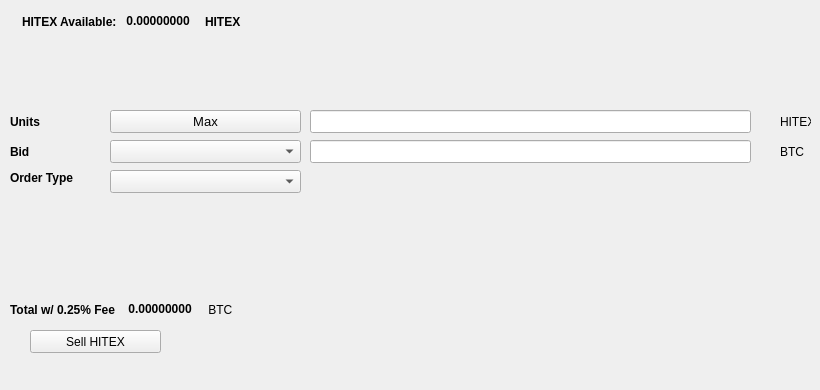
   <widget class="QWidget" name="SellTab">
    <attribute name="title">
     <string>Sell</string>
    </attribute>
    <widget class="QLabel" name="label_16">
     <property name="geometry">
      <rect>
       <x>780</x>
       <y>140</y>
       <width>31</width>
       <height>23</height>
      </rect>
     </property>
     <property name="text">
      <string>BTC</string>
     </property>
    </widget>
    <widget class="QComboBox" name="SellBidcomboBox">
     <property name="geometry">
      <rect>
       <x>110</x>
       <y>140</y>
       <width>191</width>
       <height>23</height>
      </rect>
     </property>
     <property name="font">
      <font>
       <pointsize>10</pointsize>
      </font>
     </property>
    </widget>
    <widget class="QLabel" name="label_18">
     <property name="geometry">
      <rect>
       <x>10</x>
       <y>110</y>
       <width>46</width>
       <height>23</height>
      </rect>
     </property>
     <property name="font">
      <font>
       <weight>75</weight>
       <bold>true</bold>
      </font>
     </property>
     <property name="text">
      <string>Units</string>
     </property>
    </widget>
    <widget class="QPushButton" name="Sell_Max_Amount">
     <property name="geometry">
      <rect>
       <x>110</x>
       <y>110</y>
       <width>191</width>
       <height>23</height>
      </rect>
     </property>
     <property name="font">
      <font>
       <pointsize>10</pointsize>
      </font>
     </property>
     <property name="text">
      <string>Max</string>
     </property>
    </widget>
    <widget class="QLabel" name="label_20">
     <property name="geometry">
      <rect>
       <x>10</x>
       <y>170</y>
       <width>91</width>
       <height>16</height>
      </rect>
     </property>
     <property name="font">
      <font>
       <weight>75</weight>
       <bold>true</bold>
      </font>
     </property>
     <property name="text">
      <string>Order Type</string>
     </property>
    </widget>
    <widget class="QComboBox" name="SellOrdertypeCombo">
     <property name="geometry">
      <rect>
       <x>110</x>
       <y>170</y>
       <width>191</width>
       <height>23</height>
      </rect>
     </property>
     <property name="font">
      <font>
       <pointsize>10</pointsize>
      </font>
     </property>
    </widget>
    <widget class="QLabel" name="label_21">
     <property name="geometry">
      <rect>
       <x>10</x>
       <y>140</y>
       <width>46</width>
       <height>23</height>
      </rect>
     </property>
     <property name="font">
      <font>
       <weight>75</weight>
       <bold>true</bold>
      </font>
     </property>
     <property name="text">
      <string>Bid</string>
     </property>
    </widget>
    <widget class="QLabel" name="label_22">
     <property name="geometry">
      <rect>
       <x>780</x>
       <y>110</y>
       <width>31</width>
       <height>23</height>
      </rect>
     </property>
     <property name="text">
      <string>HITEX</string>
     </property>
    </widget>
    <widget class="QLineEdit" name="UnitsInputHITEX">
     <property name="geometry">
      <rect>
       <x>310</x>
       <y>110</y>
       <width>441</width>
       <height>23</height>
      </rect>
     </property>
     <property name="font">
      <font>
       <pointsize>9</pointsize>
       <weight>75</weight>
       <bold>true</bold>
      </font>
     </property>
    </widget>
    <widget class="QLineEdit" name="SellBidPriceEdit">
     <property name="geometry">
      <rect>
       <x>310</x>
       <y>140</y>
       <width>441</width>
       <height>23</height>
      </rect>
     </property>
     <property name="font">
      <font>
       <pointsize>9</pointsize>
       <weight>75</weight>
       <bold>true</bold>
      </font>
     </property>
    </widget>
    <widget class="QPushButton" name="SellHITEXBTN">
     <property name="geometry">
      <rect>
       <x>30</x>
       <y>330</y>
       <width>131</width>
       <height>23</height>
      </rect>
     </property>
     <property name="text">
      <string>Sell HITEX</string>
     </property>
     <property name="icon">
      <iconset resource="../hitex">
       <normaloff>:/icons/bitcoin</normaloff>:/icons/bitcoin</iconset>
     </property>
    </widget>
    <widget class="QWidget" name="layoutWidget3">
     <property name="geometry">
      <rect>
       <x>22</x>
       <y>12</y>
       <width>258</width>
       <height>19</height>
      </rect>
     </property>
     <layout class="QHBoxLayout" name="horizontalLayout">
      <item>
       <widget class="QLabel" name="label232_2">
        <property name="font">
         <font>
          <weight>75</weight>
          <bold>true</bold>
         </font>
        </property>
        <property name="text">
         <string>HITEX Available:</string>
        </property>
       </widget>
      </item>
      <item>
       <widget class="QLabel" name="HITEXAvailableLabel">
        <property name="palette">
         <palette>
          <active>
           <colorrole role="WindowText">
            <brush brushstyle="SolidPattern">
             <color alpha="255">
              <red>0</red>
              <green>0</green>
              <blue>0</blue>
             </color>
            </brush>
           </colorrole>
           <colorrole role="Button">
            <brush brushstyle="SolidPattern">
             <color alpha="255">
              <red>0</red>
              <green>170</green>
              <blue>0</blue>
             </color>
            </brush>
           </colorrole>
           <colorrole role="Light">
            <brush brushstyle="SolidPattern">
             <color alpha="255">
              <red>0</red>
              <green>255</green>
              <blue>0</blue>
             </color>
            </brush>
           </colorrole>
           <colorrole role="Midlight">
            <brush brushstyle="SolidPattern">
             <color alpha="255">
              <red>0</red>
              <green>212</green>
              <blue>0</blue>
             </color>
            </brush>
           </colorrole>
           <colorrole role="Dark">
            <brush brushstyle="SolidPattern">
             <color alpha="255">
              <red>0</red>
              <green>85</green>
              <blue>0</blue>
             </color>
            </brush>
           </colorrole>
           <colorrole role="Mid">
            <brush brushstyle="SolidPattern">
             <color alpha="255">
              <red>0</red>
              <green>113</green>
              <blue>0</blue>
             </color>
            </brush>
           </colorrole>
           <colorrole role="Text">
            <brush brushstyle="SolidPattern">
             <color alpha="255">
              <red>0</red>
              <green>170</green>
              <blue>0</blue>
             </color>
            </brush>
           </colorrole>
           <colorrole role="BrightText">
            <brush brushstyle="SolidPattern">
             <color alpha="255">
              <red>255</red>
              <green>255</green>
              <blue>255</blue>
             </color>
            </brush>
           </colorrole>
           <colorrole role="ButtonText">
            <brush brushstyle="SolidPattern">
             <color alpha="255">
              <red>0</red>
              <green>0</green>
              <blue>0</blue>
             </color>
            </brush>
           </colorrole>
           <colorrole role="Base">
            <brush brushstyle="SolidPattern">
             <color alpha="255">
              <red>255</red>
              <green>255</green>
              <blue>255</blue>
             </color>
            </brush>
           </colorrole>
           <colorrole role="Window">
            <brush brushstyle="SolidPattern">
             <color alpha="255">
              <red>0</red>
              <green>170</green>
              <blue>0</blue>
             </color>
            </brush>
           </colorrole>
           <colorrole role="Shadow">
            <brush brushstyle="SolidPattern">
             <color alpha="255">
              <red>0</red>
              <green>0</green>
              <blue>0</blue>
             </color>
            </brush>
           </colorrole>
           <colorrole role="AlternateBase">
            <brush brushstyle="SolidPattern">
             <color alpha="255">
              <red>127</red>
              <green>212</green>
              <blue>127</blue>
             </color>
            </brush>
           </colorrole>
           <colorrole role="ToolTipBase">
            <brush brushstyle="SolidPattern">
             <color alpha="255">
              <red>255</red>
              <green>255</green>
              <blue>220</blue>
             </color>
            </brush>
           </colorrole>
           <colorrole role="ToolTipText">
            <brush brushstyle="SolidPattern">
             <color alpha="255">
              <red>0</red>
              <green>0</green>
              <blue>0</blue>
             </color>
            </brush>
           </colorrole>
          </active>
          <inactive>
           <colorrole role="WindowText">
            <brush brushstyle="SolidPattern">
             <color alpha="255">
              <red>0</red>
              <green>0</green>
              <blue>0</blue>
             </color>
            </brush>
           </colorrole>
           <colorrole role="Button">
            <brush brushstyle="SolidPattern">
             <color alpha="255">
              <red>0</red>
              <green>170</green>
              <blue>0</blue>
             </color>
            </brush>
           </colorrole>
           <colorrole role="Light">
            <brush brushstyle="SolidPattern">
             <color alpha="255">
              <red>0</red>
              <green>255</green>
              <blue>0</blue>
             </color>
            </brush>
           </colorrole>
           <colorrole role="Midlight">
            <brush brushstyle="SolidPattern">
             <color alpha="255">
              <red>0</red>
              <green>212</green>
              <blue>0</blue>
             </color>
            </brush>
           </colorrole>
           <colorrole role="Dark">
            <brush brushstyle="SolidPattern">
             <color alpha="255">
              <red>0</red>
              <green>85</green>
              <blue>0</blue>
             </color>
            </brush>
           </colorrole>
           <colorrole role="Mid">
            <brush brushstyle="SolidPattern">
             <color alpha="255">
              <red>0</red>
              <green>113</green>
              <blue>0</blue>
             </color>
            </brush>
           </colorrole>
           <colorrole role="Text">
            <brush brushstyle="SolidPattern">
             <color alpha="255">
              <red>0</red>
              <green>170</green>
              <blue>0</blue>
             </color>
            </brush>
           </colorrole>
           <colorrole role="BrightText">
            <brush brushstyle="SolidPattern">
             <color alpha="255">
              <red>255</red>
              <green>255</green>
              <blue>255</blue>
             </color>
            </brush>
           </colorrole>
           <colorrole role="ButtonText">
            <brush brushstyle="SolidPattern">
             <color alpha="255">
              <red>0</red>
              <green>0</green>
              <blue>0</blue>
             </color>
            </brush>
           </colorrole>
           <colorrole role="Base">
            <brush brushstyle="SolidPattern">
             <color alpha="255">
              <red>255</red>
              <green>255</green>
              <blue>255</blue>
             </color>
            </brush>
           </colorrole>
           <colorrole role="Window">
            <brush brushstyle="SolidPattern">
             <color alpha="255">
              <red>0</red>
              <green>170</green>
              <blue>0</blue>
             </color>
            </brush>
           </colorrole>
           <colorrole role="Shadow">
            <brush brushstyle="SolidPattern">
             <color alpha="255">
              <red>0</red>
              <green>0</green>
              <blue>0</blue>
             </color>
            </brush>
           </colorrole>
           <colorrole role="AlternateBase">
            <brush brushstyle="SolidPattern">
             <color alpha="255">
              <red>127</red>
              <green>212</green>
              <blue>127</blue>
             </color>
            </brush>
           </colorrole>
           <colorrole role="ToolTipBase">
            <brush brushstyle="SolidPattern">
             <color alpha="255">
              <red>255</red>
              <green>255</green>
              <blue>220</blue>
             </color>
            </brush>
           </colorrole>
           <colorrole role="ToolTipText">
            <brush brushstyle="SolidPattern">
             <color alpha="255">
              <red>0</red>
              <green>0</green>
              <blue>0</blue>
             </color>
            </brush>
           </colorrole>
          </inactive>
          <disabled>
           <colorrole role="WindowText">
            <brush brushstyle="SolidPattern">
             <color alpha="255">
              <red>0</red>
              <green>85</green>
              <blue>0</blue>
             </color>
            </brush>
           </colorrole>
           <colorrole role="Button">
            <brush brushstyle="SolidPattern">
             <color alpha="255">
              <red>0</red>
              <green>170</green>
              <blue>0</blue>
             </color>
            </brush>
           </colorrole>
           <colorrole role="Light">
            <brush brushstyle="SolidPattern">
             <color alpha="255">
              <red>0</red>
              <green>255</green>
              <blue>0</blue>
             </color>
            </brush>
           </colorrole>
           <colorrole role="Midlight">
            <brush brushstyle="SolidPattern">
             <color alpha="255">
              <red>0</red>
              <green>212</green>
              <blue>0</blue>
             </color>
            </brush>
           </colorrole>
           <colorrole role="Dark">
            <brush brushstyle="SolidPattern">
             <color alpha="255">
              <red>0</red>
              <green>85</green>
              <blue>0</blue>
             </color>
            </brush>
           </colorrole>
           <colorrole role="Mid">
            <brush brushstyle="SolidPattern">
             <color alpha="255">
              <red>0</red>
              <green>113</green>
              <blue>0</blue>
             </color>
            </brush>
           </colorrole>
           <colorrole role="Text">
            <brush brushstyle="SolidPattern">
             <color alpha="255">
              <red>0</red>
              <green>85</green>
              <blue>0</blue>
             </color>
            </brush>
           </colorrole>
           <colorrole role="BrightText">
            <brush brushstyle="SolidPattern">
             <color alpha="255">
              <red>255</red>
              <green>255</green>
              <blue>255</blue>
             </color>
            </brush>
           </colorrole>
           <colorrole role="ButtonText">
            <brush brushstyle="SolidPattern">
             <color alpha="255">
              <red>0</red>
              <green>85</green>
              <blue>0</blue>
             </color>
            </brush>
           </colorrole>
           <colorrole role="Base">
            <brush brushstyle="SolidPattern">
             <color alpha="255">
              <red>0</red>
              <green>170</green>
              <blue>0</blue>
             </color>
            </brush>
           </colorrole>
           <colorrole role="Window">
            <brush brushstyle="SolidPattern">
             <color alpha="255">
              <red>0</red>
              <green>170</green>
              <blue>0</blue>
             </color>
            </brush>
           </colorrole>
           <colorrole role="Shadow">
            <brush brushstyle="SolidPattern">
             <color alpha="255">
              <red>0</red>
              <green>0</green>
              <blue>0</blue>
             </color>
            </brush>
           </colorrole>
           <colorrole role="AlternateBase">
            <brush brushstyle="SolidPattern">
             <color alpha="255">
              <red>0</red>
              <green>170</green>
              <blue>0</blue>
             </color>
            </brush>
           </colorrole>
           <colorrole role="ToolTipBase">
            <brush brushstyle="SolidPattern">
             <color alpha="255">
              <red>255</red>
              <green>255</green>
              <blue>220</blue>
             </color>
            </brush>
           </colorrole>
           <colorrole role="ToolTipText">
            <brush brushstyle="SolidPattern">
             <color alpha="255">
              <red>0</red>
              <green>0</green>
              <blue>0</blue>
             </color>
            </brush>
           </colorrole>
          </disabled>
         </palette>
        </property>
        <property name="font">
         <font>
          <weight>75</weight>
          <bold>true</bold>
         </font>
        </property>
        <property name="text">
         <string> 0.00000000 </string>
        </property>
        <property name="textInteractionFlags">
         <set>Qt::LinksAccessibleByMouse|Qt::TextSelectableByKeyboard|Qt::TextSelectableByMouse</set>
        </property>
       </widget>
      </item>
      <item>
       <widget class="QLabel" name="labelHITEX">
        <property name="font">
         <font>
          <weight>75</weight>
          <bold>true</bold>
         </font>
        </property>
        <property name="text">
         <string>HITEX</string>
        </property>
       </widget>
      </item>
     </layout>
    </widget>
    <widget class="QWidget" name="layoutWidget">
     <property name="geometry">
      <rect>
       <x>10</x>
       <y>300</y>
       <width>268</width>
       <height>19</height>
      </rect>
     </property>
     <layout class="QHBoxLayout" name="horizontalLayout_2">
      <item>
       <widget class="QLabel" name="label_19">
        <property name="font">
         <font>
          <weight>75</weight>
          <bold>true</bold>
         </font>
        </property>
        <property name="text">
         <string>Total w/ 0.25% Fee </string>
        </property>
       </widget>
      </item>
      <item>
       <widget class="QLabel" name="SellCostLabel">
        <property name="palette">
         <palette>
          <active>
           <colorrole role="WindowText">
            <brush brushstyle="SolidPattern">
             <color alpha="255">
              <red>0</red>
              <green>0</green>
              <blue>0</blue>
             </color>
            </brush>
           </colorrole>
           <colorrole role="Button">
            <brush brushstyle="SolidPattern">
             <color alpha="255">
              <red>0</red>
              <green>170</green>
              <blue>0</blue>
             </color>
            </brush>
           </colorrole>
           <colorrole role="Light">
            <brush brushstyle="SolidPattern">
             <color alpha="255">
              <red>0</red>
              <green>255</green>
              <blue>0</blue>
             </color>
            </brush>
           </colorrole>
           <colorrole role="Midlight">
            <brush brushstyle="SolidPattern">
             <color alpha="255">
              <red>0</red>
              <green>212</green>
              <blue>0</blue>
             </color>
            </brush>
           </colorrole>
           <colorrole role="Dark">
            <brush brushstyle="SolidPattern">
             <color alpha="255">
              <red>0</red>
              <green>85</green>
              <blue>0</blue>
             </color>
            </brush>
           </colorrole>
           <colorrole role="Mid">
            <brush brushstyle="SolidPattern">
             <color alpha="255">
              <red>0</red>
              <green>113</green>
              <blue>0</blue>
             </color>
            </brush>
           </colorrole>
           <colorrole role="Text">
            <brush brushstyle="SolidPattern">
             <color alpha="255">
              <red>0</red>
              <green>170</green>
              <blue>0</blue>
             </color>
            </brush>
           </colorrole>
           <colorrole role="BrightText">
            <brush brushstyle="SolidPattern">
             <color alpha="255">
              <red>255</red>
              <green>255</green>
              <blue>255</blue>
             </color>
            </brush>
           </colorrole>
           <colorrole role="ButtonText">
            <brush brushstyle="SolidPattern">
             <color alpha="255">
              <red>0</red>
              <green>0</green>
              <blue>0</blue>
             </color>
            </brush>
           </colorrole>
           <colorrole role="Base">
            <brush brushstyle="SolidPattern">
             <color alpha="255">
              <red>255</red>
              <green>255</green>
              <blue>255</blue>
             </color>
            </brush>
           </colorrole>
           <colorrole role="Window">
            <brush brushstyle="SolidPattern">
             <color alpha="255">
              <red>0</red>
              <green>170</green>
              <blue>0</blue>
             </color>
            </brush>
           </colorrole>
           <colorrole role="Shadow">
            <brush brushstyle="SolidPattern">
             <color alpha="255">
              <red>0</red>
              <green>0</green>
              <blue>0</blue>
             </color>
            </brush>
           </colorrole>
           <colorrole role="AlternateBase">
            <brush brushstyle="SolidPattern">
             <color alpha="255">
              <red>127</red>
              <green>212</green>
              <blue>127</blue>
             </color>
            </brush>
           </colorrole>
           <colorrole role="ToolTipBase">
            <brush brushstyle="SolidPattern">
             <color alpha="255">
              <red>255</red>
              <green>255</green>
              <blue>220</blue>
             </color>
            </brush>
           </colorrole>
           <colorrole role="ToolTipText">
            <brush brushstyle="SolidPattern">
             <color alpha="255">
              <red>0</red>
              <green>0</green>
              <blue>0</blue>
             </color>
            </brush>
           </colorrole>
          </active>
          <inactive>
           <colorrole role="WindowText">
            <brush brushstyle="SolidPattern">
             <color alpha="255">
              <red>0</red>
              <green>0</green>
              <blue>0</blue>
             </color>
            </brush>
           </colorrole>
           <colorrole role="Button">
            <brush brushstyle="SolidPattern">
             <color alpha="255">
              <red>0</red>
              <green>170</green>
              <blue>0</blue>
             </color>
            </brush>
           </colorrole>
           <colorrole role="Light">
            <brush brushstyle="SolidPattern">
             <color alpha="255">
              <red>0</red>
              <green>255</green>
              <blue>0</blue>
             </color>
            </brush>
           </colorrole>
           <colorrole role="Midlight">
            <brush brushstyle="SolidPattern">
             <color alpha="255">
              <red>0</red>
              <green>212</green>
              <blue>0</blue>
             </color>
            </brush>
           </colorrole>
           <colorrole role="Dark">
            <brush brushstyle="SolidPattern">
             <color alpha="255">
              <red>0</red>
              <green>85</green>
              <blue>0</blue>
             </color>
            </brush>
           </colorrole>
           <colorrole role="Mid">
            <brush brushstyle="SolidPattern">
             <color alpha="255">
              <red>0</red>
              <green>113</green>
              <blue>0</blue>
             </color>
            </brush>
           </colorrole>
           <colorrole role="Text">
            <brush brushstyle="SolidPattern">
             <color alpha="255">
              <red>0</red>
              <green>170</green>
              <blue>0</blue>
             </color>
            </brush>
           </colorrole>
           <colorrole role="BrightText">
            <brush brushstyle="SolidPattern">
             <color alpha="255">
              <red>255</red>
              <green>255</green>
              <blue>255</blue>
             </color>
            </brush>
           </colorrole>
           <colorrole role="ButtonText">
            <brush brushstyle="SolidPattern">
             <color alpha="255">
              <red>0</red>
              <green>0</green>
              <blue>0</blue>
             </color>
            </brush>
           </colorrole>
           <colorrole role="Base">
            <brush brushstyle="SolidPattern">
             <color alpha="255">
              <red>255</red>
              <green>255</green>
              <blue>255</blue>
             </color>
            </brush>
           </colorrole>
           <colorrole role="Window">
            <brush brushstyle="SolidPattern">
             <color alpha="255">
              <red>0</red>
              <green>170</green>
              <blue>0</blue>
             </color>
            </brush>
           </colorrole>
           <colorrole role="Shadow">
            <brush brushstyle="SolidPattern">
             <color alpha="255">
              <red>0</red>
              <green>0</green>
              <blue>0</blue>
             </color>
            </brush>
           </colorrole>
           <colorrole role="AlternateBase">
            <brush brushstyle="SolidPattern">
             <color alpha="255">
              <red>127</red>
              <green>212</green>
              <blue>127</blue>
             </color>
            </brush>
           </colorrole>
           <colorrole role="ToolTipBase">
            <brush brushstyle="SolidPattern">
             <color alpha="255">
              <red>255</red>
              <green>255</green>
              <blue>220</blue>
             </color>
            </brush>
           </colorrole>
           <colorrole role="ToolTipText">
            <brush brushstyle="SolidPattern">
             <color alpha="255">
              <red>0</red>
              <green>0</green>
              <blue>0</blue>
             </color>
            </brush>
           </colorrole>
          </inactive>
          <disabled>
           <colorrole role="WindowText">
            <brush brushstyle="SolidPattern">
             <color alpha="255">
              <red>0</red>
              <green>85</green>
              <blue>0</blue>
             </color>
            </brush>
           </colorrole>
           <colorrole role="Button">
            <brush brushstyle="SolidPattern">
             <color alpha="255">
              <red>0</red>
              <green>170</green>
              <blue>0</blue>
             </color>
            </brush>
           </colorrole>
           <colorrole role="Light">
            <brush brushstyle="SolidPattern">
             <color alpha="255">
              <red>0</red>
              <green>255</green>
              <blue>0</blue>
             </color>
            </brush>
           </colorrole>
           <colorrole role="Midlight">
            <brush brushstyle="SolidPattern">
             <color alpha="255">
              <red>0</red>
              <green>212</green>
              <blue>0</blue>
             </color>
            </brush>
           </colorrole>
           <colorrole role="Dark">
            <brush brushstyle="SolidPattern">
             <color alpha="255">
              <red>0</red>
              <green>85</green>
              <blue>0</blue>
             </color>
            </brush>
           </colorrole>
           <colorrole role="Mid">
            <brush brushstyle="SolidPattern">
             <color alpha="255">
              <red>0</red>
              <green>113</green>
              <blue>0</blue>
             </color>
            </brush>
           </colorrole>
           <colorrole role="Text">
            <brush brushstyle="SolidPattern">
             <color alpha="255">
              <red>0</red>
              <green>85</green>
              <blue>0</blue>
             </color>
            </brush>
           </colorrole>
           <colorrole role="BrightText">
            <brush brushstyle="SolidPattern">
             <color alpha="255">
              <red>255</red>
              <green>255</green>
              <blue>255</blue>
             </color>
            </brush>
           </colorrole>
           <colorrole role="ButtonText">
            <brush brushstyle="SolidPattern">
             <color alpha="255">
              <red>0</red>
              <green>85</green>
              <blue>0</blue>
             </color>
            </brush>
           </colorrole>
           <colorrole role="Base">
            <brush brushstyle="SolidPattern">
             <color alpha="255">
              <red>0</red>
              <green>170</green>
              <blue>0</blue>
             </color>
            </brush>
           </colorrole>
           <colorrole role="Window">
            <brush brushstyle="SolidPattern">
             <color alpha="255">
              <red>0</red>
              <green>170</green>
              <blue>0</blue>
             </color>
            </brush>
           </colorrole>
           <colorrole role="Shadow">
            <brush brushstyle="SolidPattern">
             <color alpha="255">
              <red>0</red>
              <green>0</green>
              <blue>0</blue>
             </color>
            </brush>
           </colorrole>
           <colorrole role="AlternateBase">
            <brush brushstyle="SolidPattern">
             <color alpha="255">
              <red>0</red>
              <green>170</green>
              <blue>0</blue>
             </color>
            </brush>
           </colorrole>
           <colorrole role="ToolTipBase">
            <brush brushstyle="SolidPattern">
             <color alpha="255">
              <red>255</red>
              <green>255</green>
              <blue>220</blue>
             </color>
            </brush>
           </colorrole>
           <colorrole role="ToolTipText">
            <brush brushstyle="SolidPattern">
             <color alpha="255">
              <red>0</red>
              <green>0</green>
              <blue>0</blue>
             </color>
            </brush>
           </colorrole>
          </disabled>
         </palette>
        </property>
        <property name="font">
         <font>
          <weight>75</weight>
          <bold>true</bold>
         </font>
        </property>
        <property name="autoFillBackground">
         <bool>false</bool>
        </property>
        <property name="text">
         <string> 0.00000000</string>
        </property>
        <property name="textInteractionFlags">
         <set>Qt::LinksAccessibleByMouse|Qt::TextSelectableByMouse</set>
        </property>
       </widget>
      </item>
      <item>
       <widget class="QLabel" name="label_17">
        <property name="font">
         <font>
          <weight>50</weight>
          <bold>false</bold>
         </font>
        </property>
        <property name="text">
         <string> BTC</string>
        </property>
       </widget>
      </item>
     </layout>
    </widget>
    <widget class="QLabel" name="label_23">
     <property name="geometry">
      <rect>
       <x>460</x>
       <y>300</y>
       <width>281</width>
       <height>81</height>
      </rect>
     </property>
     <property name="text">
      <string/>
     </property>
     <property name="pixmap">
      <pixmap>:/images/bittrex</pixmap>
     </property>
    </widget>
   </widget>
